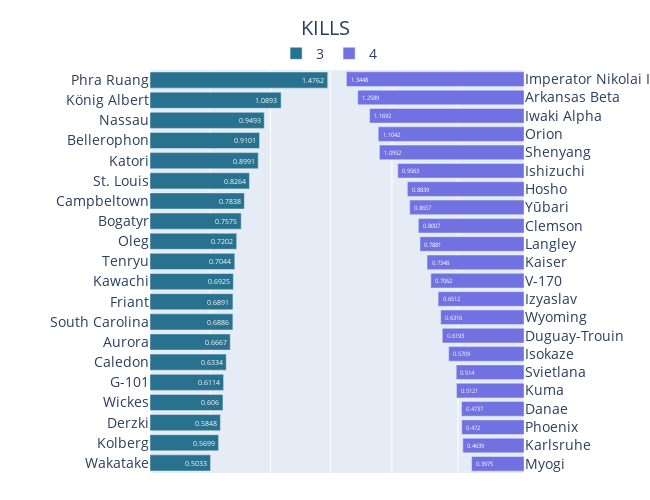

The code cell stored with this chart in its notebook:
### Code cell
level_bar(dfs_ind_34, 'KILLS', 3, 4, 'KILLS')

### Figure 1 — Plotly figure (JSON) as saved in the notebook; plotly's stock layout.template omitted (floating-point values rounded to 4 significant figures)
{"data": [{"hovertemplate": ["Destroyer", "Cruiser", "Destroyer", "Destroyer", "Destroyer", "Cruiser", "Cruiser", "Battleship", "Cruiser", "Battleship", "Cruiser", "Cruiser", "Cruiser", "Destroyer", "Cruiser", "Cruiser", "Battleship", "Battleship", "Battleship", "Destroyer"], "marker": {"color": "#29728f"}, "name": "3", "orientation": "h", "text": [0.5033, 0.5699, 0.5848, 0.606, 0.6114, 0.6334, 0.6667, 0.6886, 0.6891, 0.6925, 0.7044, 0.7202, 0.7575, 0.7838, 0.8264, 0.8991, 0.9101, 0.9493, 1.089, 1.476], "textposition": "inside", "type": "bar", "x": [0.5033, 0.5699, 0.5848, 0.606, 0.6114, 0.6334, 0.6667, 0.6886, 0.6891, 0.6925, 0.7044, 0.7202, 0.7575, 0.7838, 0.8264, 0.8991, 0.9101, 0.9493, 1.089, 1.476], "xaxis": "x", "y": ["Wakatake", "Kolberg", "Derzki", "Wickes", "G-101", "Caledon", "Aurora", "South Carolina", "Friant", "Kawachi", "Tenryu", "Oleg", "Bogatyr", "Campbeltown", "St. Louis", "Katori", "Bellerophon", "Nassau", "König Albert", "Phra Ruang"], "yaxis": "y"}, {"hovertemplate": ["Battleship", "Cruiser", "Cruiser", "Cruiser", "Cruiser", "Cruiser", "Destroyer", "Cruiser", "Battleship", "Destroyer", "Destroyer", "Battleship", "AirCarrier", "Destroyer", "Cruiser", "AirCarrier", "Battleship", "Destroyer", "Battleship", "Cruiser", "Battleship", "Battleship"], "marker": {"color": "#7171e1"}, "name": "4", "orientation": "h", "text": [0.3975, 0.4639, 0.472, 0.4737, 0.5121, 0.514, 0.5709, 0.6193, 0.6316, 0.6512, 0.7062, 0.7348, 0.7881, 0.8007, 0.8657, 0.8839, 0.9563, 1.095, 1.104, 1.169, 1.259, 1.345], "textposition": "inside", "type": "bar", "x": [0.3975, 0.4639, 0.472, 0.4737, 0.5121, 0.514, 0.5709, 0.6193, 0.6316, 0.6512, 0.7062, 0.7348, 0.7881, 0.8007, 0.8657, 0.8839, 0.9563, 1.095, 1.104, 1.169, 1.259, 1.345], "xaxis": "x2", "y": ["Myogi", "Karlsruhe", "Phoenix", "Danae", "Kuma", "Svietlana", "Isokaze", "Duguay-Trouin", "Wyoming", "Izyaslav", "V-170", "Kaiser", "Langley", "Clemson", "Yūbari", "Hosho", "Ishizuchi", "Shenyang", "Orion", "Iwaki Alpha", "Arkansas Beta", "Imperator Nikolai I"], "yaxis": "y3"}], "layout": {"font": {"size": 14}, "height": 500, "legend": {"orientation": "h", "x": 0.45, "xanchor": "center", "y": 1.08, "yanchor": "top"}, "margin": {"b": 0, "l": 150, "r": 0, "t": 70}, "title": {"text": "KILLS", "x": 0.5}, "width": 650, "xaxis": {"anchor": "y", "domain": [0, 0.47], "showticklabels": false, "title": {"text": ""}}, "xaxis2": {"anchor": "y2", "autorange": "reversed", "domain": [0.47, 0.94], "showticklabels": false}, "yaxis": {"anchor": "x", "domain": [0, 1]}, "yaxis2": {"anchor": "x2", "domain": [0, 1]}, "yaxis3": {"anchor": "x2", "overlaying": "y2", "showticklabels": true, "side": "right"}}}
